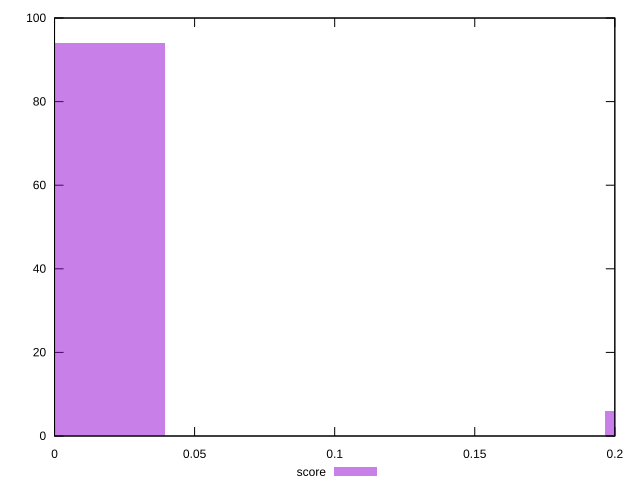

Source code (gnuplot):
reset

$score <<EOF
0 94
0.23584342388993434 6
EOF

set key outside below
set boxwidth 0.07861447462997811
set xrange [0:0.2]
set yrange [0:100]
set trange [0:100]
set style fill transparent solid 0.5 noborder
set terminal svg size 640, 490 enhanced background rgb 'white'
set output "report_00017_2021-02-10T15-08-03.406Z/cumulative-layout-shift/samples/pages+cached/score/histogram.svg"

plot $score title "score" with boxes

reset
